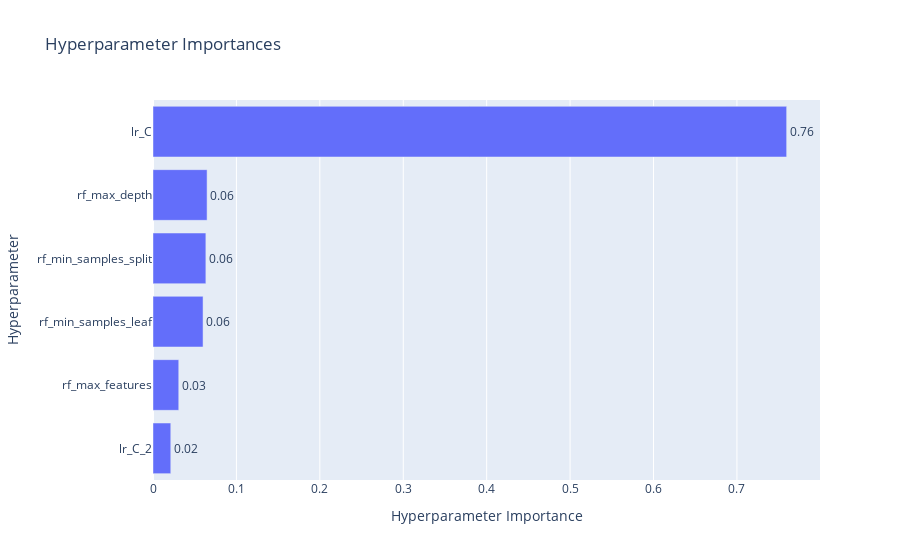

Notebook cell for this chart:
### Markdown cell above
Глянем какие параметры влияли а какие нет

### Code cell
vis.plot_param_importances(study).show()

### Figure 1 — Plotly figure (JSON) as saved in the notebook; plotly's stock layout.template omitted (floating-point values rounded to 4 significant figures)
{"data": [{"cliponaxis": false, "hovertemplate": ["lr_C_2 (FloatDistribution): 0.021300632914406134<extra></extra>", "rf_max_features (IntDistribution): 0.03087061831950913<extra></extra>", "rf_min_samples_leaf (IntDistribution): 0.06000206434063146<extra></extra>", "rf_min_samples_split (IntDistribution): 0.06337354674769592<extra></extra>", "rf_max_depth (IntDistribution): 0.0648465106316832<extra></extra>", "lr_C (FloatDistribution): 0.7596066270460742<extra></extra>"], "name": "Objective Value", "orientation": "h", "text": ["0.02", "0.03", "0.06", "0.06", "0.06", "0.76"], "textposition": "outside", "type": "bar", "x": [0.0213, 0.03087, 0.06, 0.06337, 0.06485, 0.7596], "y": ["lr_C_2", "rf_max_features", "rf_min_samples_leaf", "rf_min_samples_split", "rf_max_depth", "lr_C"]}], "layout": {"title": {"text": "Hyperparameter Importances"}, "xaxis": {"title": {"text": "Hyperparameter Importance"}}, "yaxis": {"title": {"text": "Hyperparameter"}}}}
